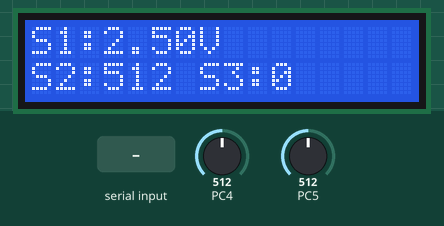
Bench run of a program on a simulated ATmega328P, built with avr-gcc and emulated at 16 MHz. Shown: 16×2 character LCD. Wiring (inferred from the names in the program): character LCD (HD44780): RS PC1; R/W PC2; E PC3; data PB0, PB1, PD2, PD3, PD4, PD5, PD6, PD7. Inputs (shaded band) come from the test bench; at power-on: PC4 = 512, PC5 = 512. What the program prints to the serial monitor is not drawn.

Above: at 1.2 s.
1.3 s: PC4 set to 716
At 2.5 s:
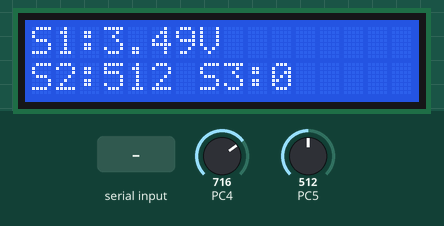
2.9 s: PC5 set to 716
At 4.2 s:
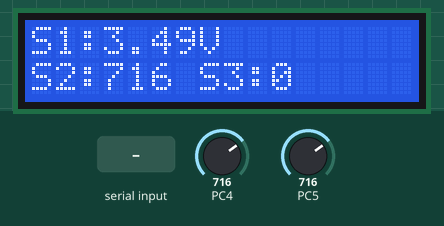
4.5 s: "+" received over Serial
At 5.8 s:
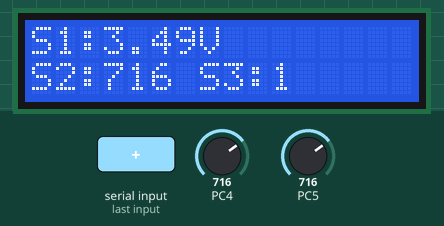
6.1 s: PC4 set to 900
At 7.4 s:
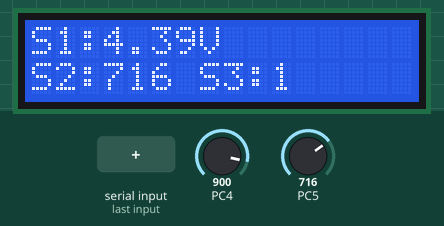
7.7 s: "-" received over Serial
At 9.0 s:
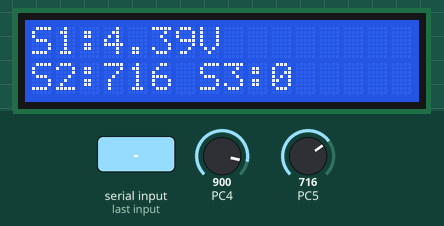
9.3 s: PC5 set to 900
At 9.8 s:
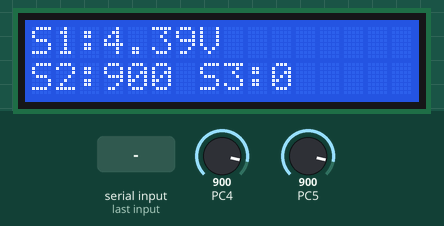
Timing chart, 0 to 12.0 s (numbered marks = the images above; inputs shaded):
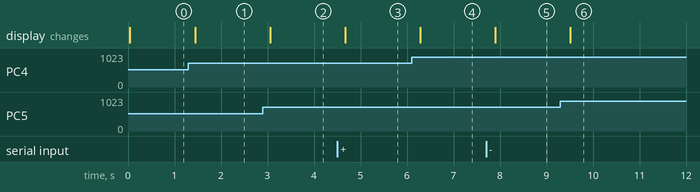

The program:

main.c
```c
#define F_CPU 16000000UL
#include <avr/io.h>
#include <util/delay.h>
#include <stdint.h>

#include "adc.h"
#include "lcd.h"
#include "uart.h"

static void LCD_print_voltage_from_adc(uint16_t adc_value)
{
    uint32_t mv = ((uint32_t)adc_value * 5000UL) / 1023UL;
    uint16_t whole = mv / 1000;
    uint16_t frac  = (mv % 1000) / 10;

    char buf[6];
    buf[0] = (char)('0' + whole);
    buf[1] = '.';
    buf[2] = (char)('0' + (frac / 10));
    buf[3] = (char)('0' + (frac % 10));
    buf[4] = 'V';
    buf[5] = '\0';

    LCD_puts(buf);
}

static void LCD_print_u16_0_1023(uint16_t value)
{
    char buf[5];
    buf[4] = '\0';

    buf[3] = (value % 10) + '0'; value /= 10;
    buf[2] = (value % 10) + '0'; value /= 10;
    buf[1] = (value % 10) + '0'; value /= 10;
    buf[0] = (value % 10) + '0';

    if (buf[0] != '0') LCD_puts(buf);
    else if (buf[1] != '0') LCD_puts(&buf[1]);
    else if (buf[2] != '0') LCD_puts(&buf[2]);
    else LCD_puts(&buf[3]);
}

static void UART_tx_u16(uint16_t value)
{
    char buf[6];
    uint8_t i = 0;

    if (value == 0) { UART_tx_char('0'); return; }

    while (value > 0 && i < 5) {
        buf[i++] = (value % 10) + '0';
        value /= 10;
    }
    while (i > 0) UART_tx_char(buf[--i]);
}

int main(void)
{
    ADC_init();
    LCD_init();

    // 9600 baud @16MHz: UBRR = 103
    UART_init(103);

    int16_t s3 = 0;   // contador S3

    while (1)
    {
        // 1) Leer potenciómetros
        uint16_t adc_s1 = ADC_read(4); // A4
        uint16_t adc_s2 = ADC_read(5); // A5

        // 2) Recibir '+' o '-' desde PC (NO bloqueante)
        char rx;
        if (UART_rx_char_nb(&rx)) {
            if (rx == '+') s3++;
            else if (rx == '-') s3--;
        }

        // 3) Mostrar en LCD
        // Línea 1: S1 en voltaje
        LCD_gotoxy(0, 0);
        LCD_puts("S1:");
        LCD_print_voltage_from_adc(adc_s1);
        LCD_puts("   ");

        // Línea 2: S2 y S3
        LCD_gotoxy(0, 1);
        LCD_puts("S2:");
        LCD_print_u16_0_1023(adc_s2);
        LCD_puts(" ");

        LCD_puts("S3:");
        // imprimir s3 (simple, sin signos raros)
        if (s3 < 0) { LCD_putc('-'); LCD_print_u16_0_1023((uint16_t)(-s3)); }
        else        { LCD_print_u16_0_1023((uint16_t)s3); }
        LCD_puts("   ");

        // 4) Enviar por UART a la PC
        // Formato: S1(mV aprox o ADC) + S2 + S3
        UART_tx_str("S1_ADC=");
        UART_tx_u16(adc_s1);
        UART_tx_str(" S2_ADC=");
        UART_tx_u16(adc_s2);
        UART_tx_str(" S3=");
        if (s3 < 0) { UART_tx_char('-'); UART_tx_u16((uint16_t)(-s3)); }
        else        { UART_tx_u16((uint16_t)s3); }
        UART_tx_str("\r\n");

        _delay_ms(200);
    }
}
```

adc.c
```c
/*
 * adc.c
 *
 * Created: 1/22/2026 7:58:18 PM
 *  Author: jargu
 */
#include "adc.h"
#include <avr/io.h>

void ADC_init(void)
{

    ADMUX = (1 << REFS0);

    // Habilitar ADC y prescaler 128 -> 16MHz/128 = 125kHz (bien para ADC)
    ADCSRA = (1 << ADEN) | (1 << ADPS2) | (1 << ADPS1) | (1 << ADPS0);
}

uint16_t ADC_read(uint8_t channel)
{
    channel &= 0x07; // ATmega328P: ADC0-ADC7


    ADMUX = (ADMUX & 0xF8) | channel;

    // Iniciar conversión
    ADCSRA |= (1 << ADSC);

    // siempre está leyendo el adc
    while (ADCSRA & (1 << ADSC));

    // Retorna el valor del adc
    return ADC;
}
```

adc.h
```c
/*
 * adc.h
 *
 * Created: 1/22/2026 7:58:01 PM
 *  Author: jargu
 */


#ifndef ADC_H_
#define ADC_H_


#include <stdint.h>

void ADC_init(void);
uint16_t ADC_read(uint8_t channel);


#endif /* ADC_H_ */
```

uart.c
```c
/*
 * uart.c
 *
 * Created: 1/29/2026 11:14:07 AM
 *  Author: jargu
 */

#include "uart.h"
#include <avr/io.h>

void UART_init(uint16_t ubrr)
{
    // Baud rate
    UBRR0H = (uint8_t)(ubrr >> 8);
    UBRR0L = (uint8_t)(ubrr & 0xFF);

    // 8N1: 8 bits, sin paridad, 1 stop
    UCSR0C = (1 << UCSZ01) | (1 << UCSZ00);

    // Enable TX y RX
    UCSR0B = (1 << TXEN0) | (1 << RXEN0);
}

void UART_tx_char(char c)
{
    // Esperar buffer vacío
    while (!(UCSR0A & (1 << UDRE0)));
    UDR0 = c;
}

void UART_tx_str(const char *s)
{
    while (*s) UART_tx_char(*s++);
}

uint8_t UART_available(void)
{
    return (UCSR0A & (1 << RXC0)) ? 1 : 0;
}

char UART_rx_char(void)
{
    while (!UART_available());
    return UDR0;
}

uint8_t UART_rx_char_nb(char *c)
{
    if (UART_available()) {
        *c = UDR0;
        return 1;
    }
    return 0;
}
```

uart.h
```c
/*
 * uart.h
 *
 * Created: 1/29/2026 11:13:41 AM
 *  Author: jargu
 */


#ifndef UART_H_
#define UART_H_

#include <stdint.h>

void UART_init(uint16_t ubrr);
void UART_tx_char(char c);
void UART_tx_str(const char *s);

uint8_t UART_available(void);
char UART_rx_char(void);          // bloqueante (espera)
uint8_t UART_rx_char_nb(char *c); // no bloqueante (si hay dato)


#endif /* UART_H_ */
```

lcd.c
```c
#define F_CPU 16000000UL

#include "lcd.h"
#include <avr/io.h>
#include <util/delay.h>

// ======================================================
// CONFIGURACIÓN DE PINES
// Datos LCD:
//   D0..D1 -> PB0..PB1
//   D2..D7 -> PD2..PD7
//
// Control LCD:
//   RS -> PC1
//   RW -> PC2
//   E  -> PC3
// ======================================================

// ---- Datos ----
#define LCD_DATA_DDR_B    DDRB
#define LCD_DATA_PORT_B   PORTB
#define LCD_DATA_DDR_D    DDRD
#define LCD_DATA_PORT_D   PORTD

// ---- Control ----
#define LCD_CTRL_DDR      DDRC
#define LCD_CTRL_PORT     PORTC

#define LCD_RS   PC1
#define LCD_RW   PC2
#define LCD_E    PC3

// ======================================================
// FUNCIONES INTERNAS
// ======================================================

static void LCD_enable_pulse(void)
{
    LCD_CTRL_PORT |= (1 << LCD_E);
    _delay_us(1);
    LCD_CTRL_PORT &= ~(1 << LCD_E);
    _delay_us(100);
}

// Escribe un byte completo en el bus del LCD
static void LCD_write_bus(uint8_t v)
{
    // PB0..PB1  <- bits 0..1
    LCD_DATA_PORT_B = (LCD_DATA_PORT_B & 0xFC) | (v & 0x03);

    // PD2..PD7  <- bits 2..7 (NO tocar PD0/PD1)
    LCD_DATA_PORT_D = (LCD_DATA_PORT_D & 0x03) | (v & 0xFC);
}

// ======================================================
// FUNCIONES PÚBLICAS
// ======================================================

void LCD_command(uint8_t cmd)
{
    LCD_CTRL_PORT &= ~(1 << LCD_RS); // RS = 0 -> comando
    LCD_CTRL_PORT &= ~(1 << LCD_RW); // RW = 0 -> escribir

    LCD_write_bus(cmd);
    LCD_enable_pulse();

    // Comandos lentos
    if (cmd == 0x01 || cmd == 0x02) _delay_ms(2);
}

void LCD_data(uint8_t data)
{
    LCD_CTRL_PORT |= (1 << LCD_RS);  // RS = 1 -> dato
    LCD_CTRL_PORT &= ~(1 << LCD_RW); // RW = 0 -> escribir

    LCD_write_bus(data);
    LCD_enable_pulse();
}

void LCD_init(void)
{
    // ---- Configurar pines de datos como salida ----
    LCD_DATA_DDR_B |= 0x03;  // PB0..PB1
    LCD_DATA_DDR_D |= 0xFC;  // PD2..PD7

    LCD_DATA_PORT_B &= 0xFC;
    LCD_DATA_PORT_D &= 0x03;

    // ---- Pines de control como salida ----
    LCD_CTRL_DDR |= (1 << LCD_RS) | (1 << LCD_RW) | (1 << LCD_E);
    LCD_CTRL_PORT &= ~((1 << LCD_RS) | (1 << LCD_RW) | (1 << LCD_E));

    // ---- Secuencia de inicialización robusta (datasheet) ----
    _delay_ms(20);          // >15 ms after power-on

    LCD_write_bus(0x30);    // Function set (8-bit)
    LCD_enable_pulse();
    _delay_ms(5);           // >4.1 ms

    LCD_write_bus(0x30);    // Repetición
    LCD_enable_pulse();
    _delay_us(150);         // >100 us

    LCD_write_bus(0x30);    // Tercera vez
    LCD_enable_pulse();
    _delay_us(150);

    // ---- Ahora el LCD ya entiende comandos ----
    LCD_command(0x38);      // 8-bit, 2 líneas, 5x8
    LCD_command(0x0C);      // display ON, cursor OFF
    LCD_command(0x06);      // entry mode
    LCD_command(0x01);      // clear
    _delay_ms(2);
}


void LCD_clear(void)
{
    LCD_command(0x01);
    _delay_ms(2);
}

void LCD_home(void)
{
    LCD_command(0x02);
    _delay_ms(2);
}

void LCD_gotoxy(uint8_t col, uint8_t row)
{
    uint8_t addr = (row == 0) ? 0x00 : 0x40;
    addr += col;
    LCD_command(0x80 | addr);
}

void LCD_putc(char c)
{
    LCD_data((uint8_t)c);
}

void LCD_puts(const char *s)
{
    while (*s) LCD_putc(*s++);
}
```

lcd.h
```c
/*
 * lcd.h
 *
 * Created: 1/22/2026 8:12:36 PM
 *  Author: jargu
 */


#ifndef LCD_H_
#define LCD_H_

#include <stdint.h>

void LCD_init(void);

void LCD_command(uint8_t cmd);
void LCD_data(uint8_t data);

void LCD_clear(void);
void LCD_home(void);
void LCD_gotoxy(uint8_t col, uint8_t row);

void LCD_putc(char c);
void LCD_puts(const char *s);

#endif /* LCD_H_ */
```

Measured:
- after the input at 1.3 s, the display: changes after 0.14 s (image 1)
- after the input at 2.9 s, the display: changes after 0.16 s (image 2)
- after the input at 4.5 s, the display: changes after 0.17 s (image 3)
- after the input at 6.1 s, the display: changes after 0.18 s (image 4)
- after the input at 7.7 s, the display: changes after 0.19 s (image 5)
- after the input at 9.3 s, the display: changes after 0.21 s (image 6)
